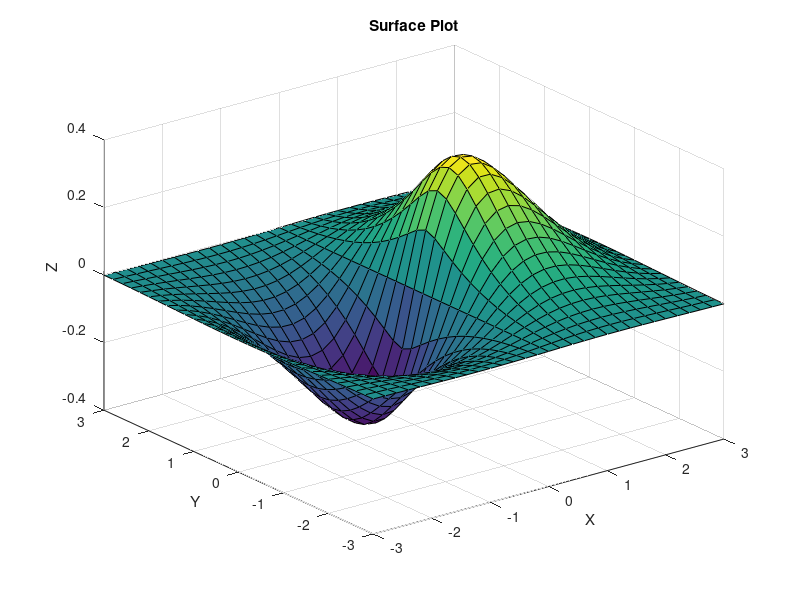
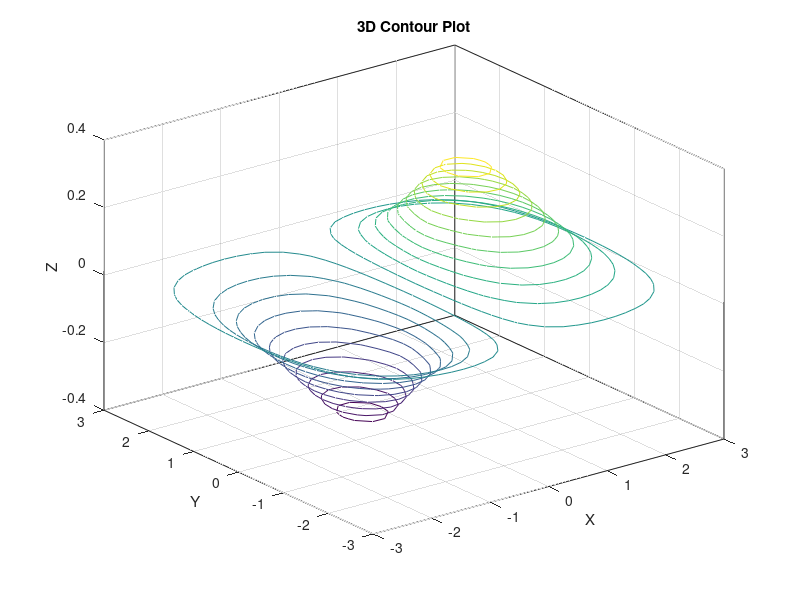
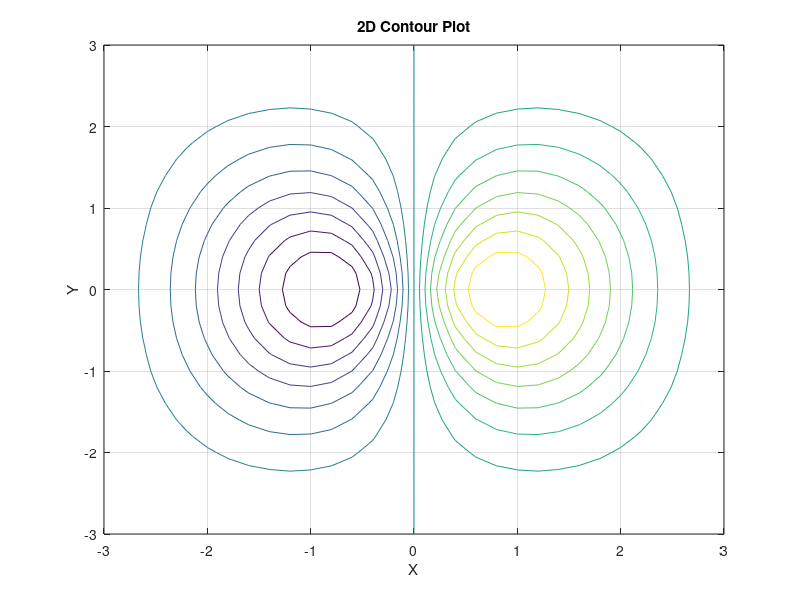
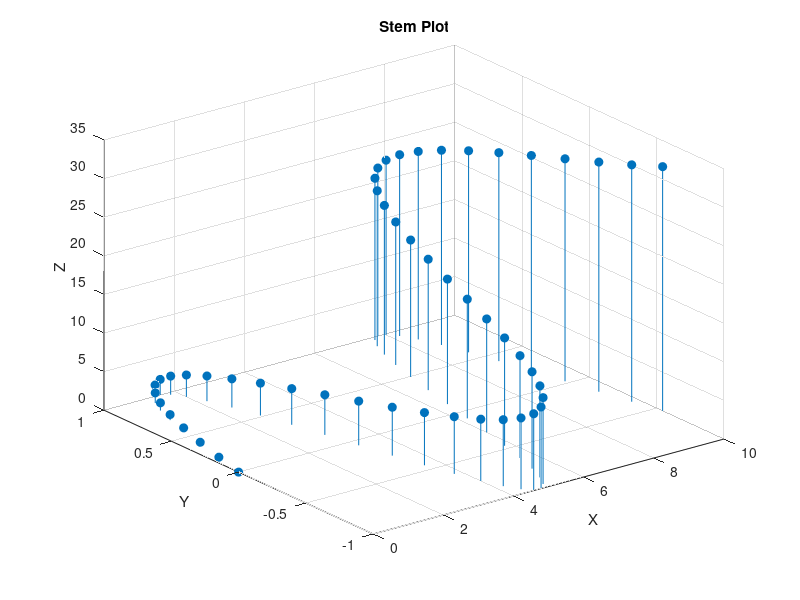

MATLAB code for these plots, in order:
%FileName:  Tutorial_01_5
%Author:    Stephen Bean
% Assisted by:  No one

%Program Description:
% The purpose of this program is to demonstrate how to create multiple
% 3D plots.

% Clear the command window and all variables
clc  %clc clears the contents of the command window
clear % clear , clears all defined variables from matlab workspace
close all   % closes all figure windows

% Define the x and y vectors
xVector= [-3.0 : 0.20 : 3];
yVector=xVector;

% Create the x,y mesh
[x,y]=meshgrid(xVector,yVector);

% Compute z values
z=1.8.^(-1.5*sqrt(x.^2+y.^2)).*cos(0.5*y).*sin(x);

% Create the surface plot and add title and axis labels
surf(x,y,z)
grid on   %adds gridlines to the graph
xlabel("X")   % Adds a X axis label
ylabel("Y")   % Adds a Y axis label
zlabel("Z")   % Adds a Z axis label
title("Surface Plot")  %Adds a title

figure    %open a new figure window

% Create the 3D contour plot and add title and axis labels
contour3(x,y,z,20)  %20 is the number of contour lines
grid on % Adds gridlines to the graph
xlabel("X")   % Adds a X axis label
ylabel("Y")   % Adds a Y axis label
zlabel("Z")   % Adds a Z axis label
title("3D Contour Plot")  %Adds a title

figure  % open a new figure window

% Create the 2D contour plot and add title and axis labels
contour(x,y,z,15)  % 15 is the number of contour lines
grid on % Adds gridlines to the graph
xlabel("X")   % Adds a X axis label
ylabel("Y")   % Adds a Y axis label
zlabel("Z")   % Adds a Z axis label
title("2D Contour Plot")  % Adds a title

figure  % open a new figure window

% Create the 3D stem plot and add title and axis labels
clear   % clear all variables
t=[0 : 0.2 : 10];   % time variable
x=t; y=sin(t); z=t.^1.5;  % define the x,y,z points to plot
stem3(x,y,z,"fill") % fill adds a solid fill to the data points
grid on % Adds gridlines to the graph
xlabel("X")   % Adds a X axis label
ylabel("Y")   % Adds a Y axis label
zlabel("Z")   % Adds a Z axis label
title("Stem Plot")  % Adds a title
